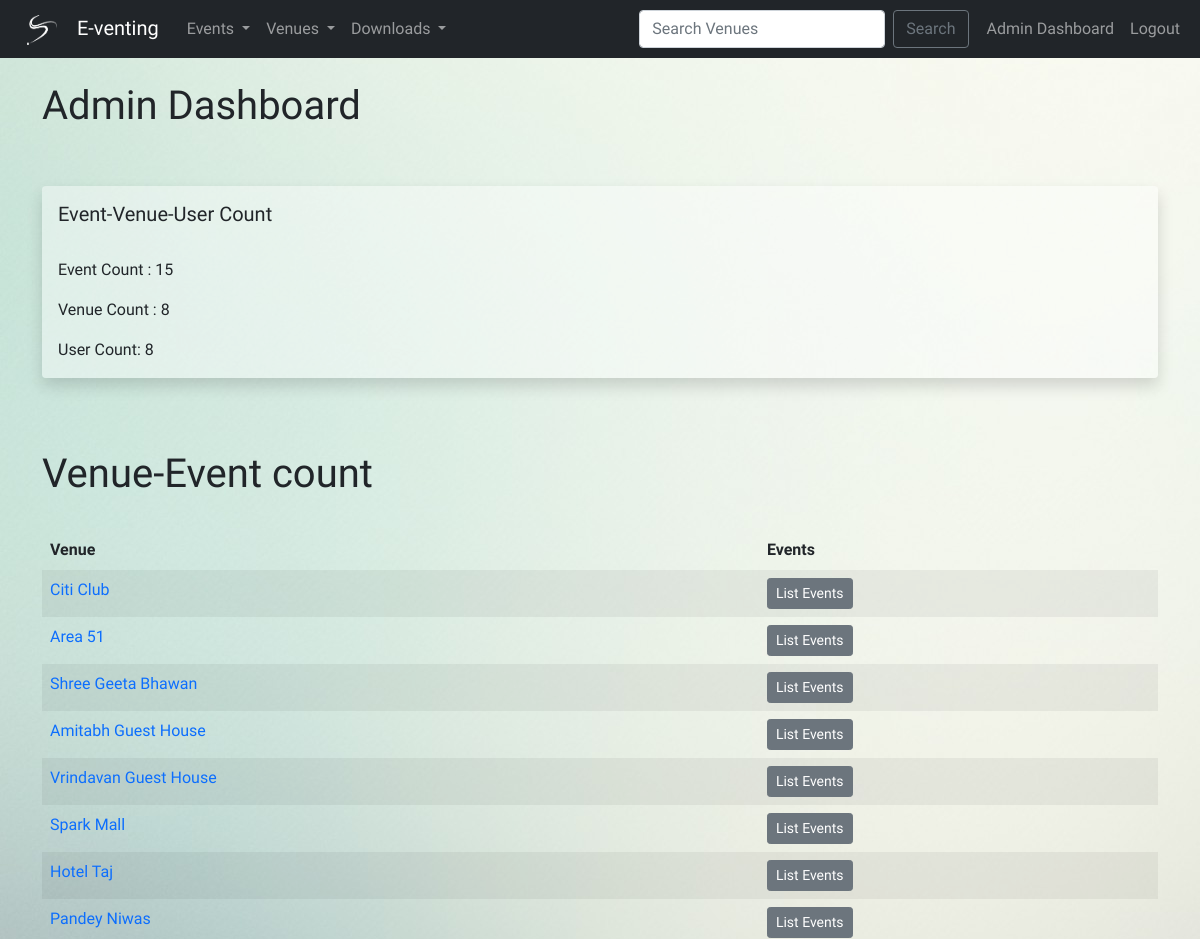
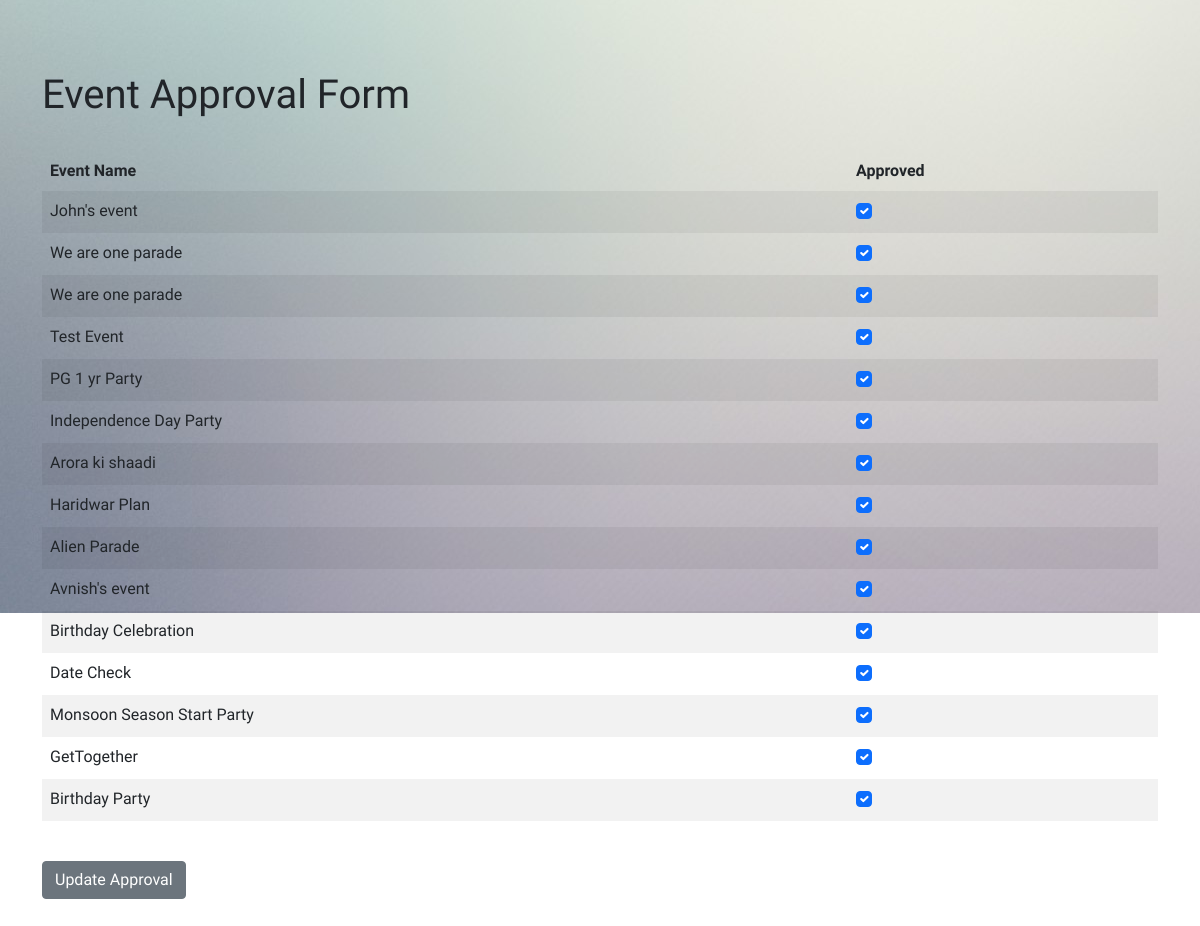
Screenshot of /admin_approval (signed in) with the database file from the repository (2 pictures, top to bottom).
### events/models.py (models this page shows, shortened)
class Venue(models.Model):
    name = models.CharField('Venue Name', max_length=120)
    address = models.CharField(max_length=300)
    pin_code = models.CharField('Pin Code', max_length=10)
    phone = models.CharField('Contact', max_length=25, blank=True)
    web = models.URLField('Web Address', blank=True)
    email = models.EmailField('Email Address', blank=True)
    owner = models.IntegerField('Venue Owner', blank=False, default=1)
    venue_image = models.ImageField(null=True, blank=True, upload_to='images/')
    def __str__(self):
        return self.name

class Event(models.Model):
    name = models.CharField('Event Name', max_length=120)
    event_date = models.DateTimeField('Event Date')
    venue = models.ForeignKey(Venue, blank=True, null=True, on_delete=models.CASCADE)
    manager = models.ForeignKey(User, blank=True, null=True, on_delete=models.SET_NULL,related_name='manager')
    description = models.TextField(blank=True)
    attendees = models.ManyToManyField(Attendee, blank=True)
    approved = models.BooleanField(default=False)
    def __str__(self):
        return self.name

### events/views.py (the view)
# urls.py: path('admin_approval', views.admin_approval, name='admin-approval'),
def admin_approval(request):
    venue_list = Venue.objects.all()
    event_count = Event.objects.all().count()
    venue_count = Venue.objects.all().count()
    user_count = User.objects.all().count()
    event_list = Event.objects.all().order_by('-event_date')
    if request.user.is_authenticated and request.user.is_superuser:
        if request.method == "POST":
            id_list = request.POST.getlist('boxes')
            event_list.update(approved=False)
            for x in id_list:
                Event.objects.filter(pk=int(x)).update(approved=True)
            messages.success(
                request, ('Event List Approval had been updated!'))
            return redirect('list-events')
        else:
            return render(request, 'events/admin_approval.html', {
                'event_list': event_list,
                'event_count':event_count,
                'venue_count':venue_count,
                'user_count':user_count,
                'venue_list':venue_list})
    else:
        messages.success(
            request, ('You are not authorised to view this page!!'))
        return redirect('home')
    return render(request, 'events/admin_approval.html')

### events/templates/events/admin_approval.html (shortened to what this page needs)
{% extends 'events/base.html' %}
{% block content %}
    <h1>Admin Dashboard</h1>
    <br><br>
    <form action="" method="POST">
        <div class="card shadow" style="background-color: rgba(255,255,255,.40); border:none;">
            <div class="card-body">
                <h5 class="card-title">
                    Event-Venue-User Count<br><br>
                </h5>
                <p class="card-text">Event Count : {{event_count}}</p>
                <p class="card-text">Venue Count : {{venue_count}}</p>
                <p class="card-text">User Count: {{user_count}}</p>
            </div>
        </div>
        <br><br><br>
        <h1>Venue-Event count</h1><br>
        <table class="table table-striped table-hover table-borderless">
            <thead>
            <tr>
                <th scope="col">Venue</th>
                <th scope="col">Events</th>
            </tr>
            </thead>
            <tbody>
                {% for venue in venue_list  %}
                    <tr>
                        <td>
                            <a href="{% url 'show-venue' venue.id%}" style="text-decoration:none;">{{venue}}</a>
                        </td>
                        <td>
                            <a href="{% url 'venue-events' venue.id%}" class="btn btn-sm btn-secondary" style="text-decoration:none;">List Events</a>
                        </td>
                    </tr>
                {% endfor %}
            </tbody>
        </table>
        <br><br>
        <h1>Event Approval Form</h1><br>
        <table class="table table-striped table-hover table-borderless">
            <thead>
            <tr>
                <th scope="col">Event Name</th>
                <th scope="col">Approved</th>
            </tr>
            </thead>
            <tbody>
                {% for event in event_list  %}
                    <tr>
                        <td>{{event}}</td>
                        <td>
                            {% if event.approved %}
                                <div class="form-check">
                                    <input class="form-check-input" type="checkbox" value="{{event.id}}" checked name="boxes">
                                </div>
                            {% else %}
                                <div class="form-check">
                                    <input class="form-check-input" type="checkbox" value="{{event.id}}" name="boxes">
                                </div>
                            {% endif %}
                        </td>
                    </tr>
                {% endfor %}
            </tbody>
        </table>
        <br>
        <button type="submit" class="btn btn-secondary">Update Approval</button>
    </form>
    <br><br>
{% endblock %}

### events/templates/events/base.html (shortened to what this page needs)
{% load static %}
<!doctype html>
<html lang="en">
	<head>
		<link href="https://cdn.jsdelivr.net/npm/bootstrap@5.1.3/dist/css/bootstrap.min.css" rel="stylesheet">
		<link rel="stylesheet" href="{% static 'events/style.css' %}">
	</head>
	<body style="font-family: 'Varela Round', sans-serif;">
			{% include 'events/navbar.html' %}
		<br>
		<div class='container'>
			{% block content %}
			{% endblock %}
		</div>
	</body>
</html>

### events/templates/events/navbar.html (shortened to what this page needs)
{% load static %}
<nav class="navbar navbar-expand-lg navbar-dark bg-dark">
    <div class="container-fluid">
        <a class="navbar-brand" href="{% url 'home'%}" style="margin-right:20px;">
            <img src="{% static 'events/images/logo.png'%}" style="padding: 0px 15px 0px 10px; margin-left:5px;" height="30" width="55">
            E-venting
        </a>
        <div class="collapse navbar-collapse" id="navbarSupportedContent">
            <ul class="navbar-nav me-auto mb-2 mb-lg-0">
                <li class="nav-item dropdown">
                    <a class="nav-link dropdown-toggle" href="#" id="navbarDropdown" role="button" data-bs-toggle="dropdown" aria-expanded="false">
                    Events
                    </a>
                </li>
                <li class="nav-item dropdown">
                    <a class="nav-link dropdown-toggle" href="#" id="navbarDropdown" role="button" data-bs-toggle="dropdown" aria-expanded="false">
                    Venues
                    </a>
                </li>
                <li class="nav-item dropdown">
                    <a class="nav-link dropdown-toggle" href="#" id="navbarDropdown" role="button" data-bs-toggle="dropdown" aria-expanded="false">
                    Downloads
                    </a>
                </li>
            </ul>
            <form class="d-flex" method=POST action="{% url 'search-venues' %}">
                <input class="form-control me-2" type="search" placeholder="Search Venues" aria-label="Search" name="searched">
                <button class="btn btn-outline-secondary" type="submit" style="margin-right:10px;">Search</button>
            </form>
            <ul class="navbar-nav mb-2 mb-lg-0">
                {%if user.is_authenticated %}
                {% if user.is_superuser %}
                    <li class="nav-item">
                        <a class="nav-link" href="{% url 'admin-approval' %}" style="padding: 0.5rem 0.5rem;">Admin Dashboard</a>
                    </li>
                {% else %}
                    <li class="nav-item">
                        <a class="nav-link" href="{% url 'my-profile' %}" style="padding: 0.5rem 0.5rem;">My Profile</a>
                    </li>
                {% endif %}
                <li class="nav-item">
                    <a class="nav-link" href="{% url 'logout' %}" style="padding: 0.5rem 0.5rem;">Logout</a>
                </li>
                {% endif %}
            </ul>
        </div>
    </div>
</nav>

### events/static/events/style.css (style rules this page uses)
body { background: url("images/bg.jpg") no-repeat fixed; }

### rows the page displays
Venue: name "Citi Club"
Venue: name "Area 51"
Venue: name "Shree Geeta Bhawan"
Venue: name "Amitabh Guest House"
Venue: name "Vrindavan Guest House"
Venue: name "Spark Mall"
Venue: name "Hotel Taj"
Venue: name "Pandey Niwas"
Event: name "John's event"
Event: name "We are one parade"
Event: name "We are one parade"
Event: name "Test Event"
Event: name "PG 1 yr Party"
Event: name "Independence Day Party"
Event: name "Arora ki shaadi"
Event: name "Haridwar Plan"
Event: name "Alien Parade"
Event: name "Avnish's event"
Event: name "Birthday Celebration"
Event: name "Date Check"
Event: name "Monsoon Season Start Party"
Event: name "GetTogether"
Event: name "Birthday Party"

### other values shown
{{ event_count }} "15"
{{ venue_count }} "8"
{{ user_count }} "8"
